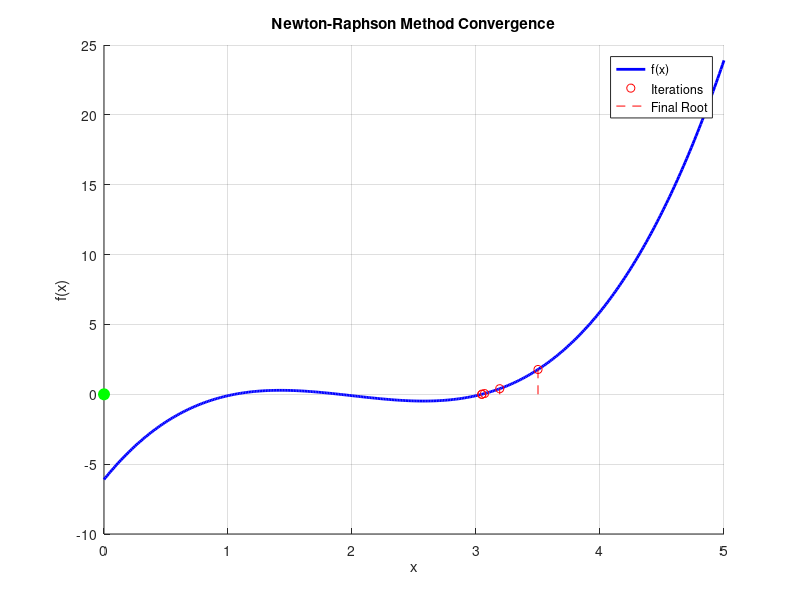

The MATLAB script that drew this image:
% Define the function and its derivative
f = @(x) x.^3 - 6*x.^2 + 11*x - 6.1;  % Example function
df = @(x) 3*x.^2 - 12*x + 11;          % Derivative of the function

% Initial guess for the root
x0 = 3.5;

% Tolerance and maximum number of iterations
tol = 1e-6;
max_iter = 20;

% Arrays to store the iterations
x_vals = zeros(1,max_iter);
y_vals = zeros(1,max_iter);

% Newton-Raphson iteration
x = x0;
for i = 1:max_iter
    x_new = x - f(x) / df(x);  % Newton-Raphson update
    x_vals(i) = x;         % Store the current guess
    y_vals(i) = f(x);      % Store the function value at the current guess
    
    % Check for convergence
    if abs(x_new - x) < tol
        break;
    end
    x = x_new;
end

% Plot the function and the iterations
x_range = linspace(0, 5, 400);  % Range for plotting the function
figure;
hold on;

% Plot the function
plot(x_range, f(x_range), 'b-', 'LineWidth', 2);
xlabel('x');
ylabel('f(x)');
title('Newton-Raphson Method Convergence');
grid on;

% Plot the iterations
for i = 1:length(x_vals)
    plot(x_vals(i), y_vals(i), 'ro');  % Plot the current guess
    plot([x_vals(i) x_vals(i)], [0 y_vals(i)], 'r--');  % Vertical line to the curve
end

% Highlight the final root
plot(x_vals(end), y_vals(end), 'go', 'MarkerSize', 8, 'MarkerFaceColor', 'g');
legend('f(x)', 'Iterations', 'Final Root');
hold off;

